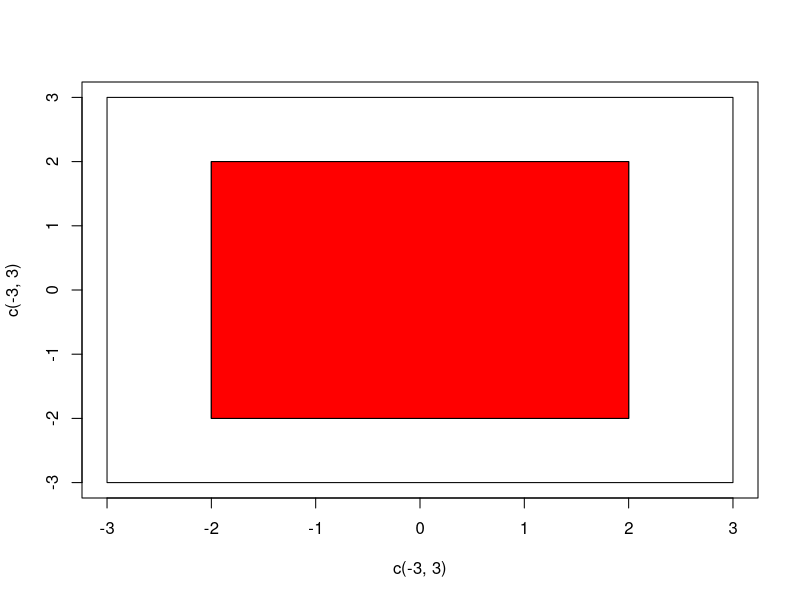

Reproduce this figure in R.
# practice 6

# Task 1
?dbinom
dbinom(3, 10, 0.5)
dbinom(x = 3, size = 10, prob = 0.5)
dbinom(4, 1, 0.5) # means to evaluate the p.m.f of the Bi(1,0.5) dixtribution of x = 4

# Task 2
# a
plot(c(-3,3), c(-3,3), type="n")
x <- 0
y <- 0
width <- 4
?rect
rect(x-width/2, y-width/2, x+width/2, y+width/2)
# b
square <- function(a,b,c){
  rect(a-c/2, b-c/2, a+c/2, b+c/2)
}
#c
square(0,0,2)
square(0,0,4)
square(0,0,6)
#d
square <- function(a,b,c,...){
  rect(a-c/2, b-c/2, a+c/2, b+c/2,...)
}
square(0,0,4,col='red')

# Task 3
#a
binomial.coefficient <- function(n, k){
  c <- factorial(n)/(factorial(k) * factorial(n - k))
  return(c)
}
binomial.coefficient(6,3)
#b
binary.entropy <- function(p){
  H <- -p * log(p) - (1 - p) * log(1-p)
  return(H)
}
binary.entropy(0.1)
#c
approx.lbincoef <- function(n, k){
  A <- n * binary.entropy(k/n)
  return(A)
}
approx.lbincoef(2,1)
#d
approx.lbincoef(9000,4000)

# Task 4
#a
qudratic <- function(a,b,c){
  delta <- b ^ 2 - 2 * a * c
  if (delta <0 )
    return(NA)
  else
    if(delta == 0)
      return(-b/(2*a))
    else
      return(c(-(b + sqrt(delta))/(2*a), -(b - sqrt(delta))/(2*a)))
}
qudratic(1,1,1)
#b
qudratic <- function(a,b,c){
  if (a == 0 && b == 0){
    return(NA)
  }else{
    if(a == 0){
      return(-c/b)
    }else{
      delta <- b ^ 2 - 2 * a * c
  if (delta <0 )
    return(vector())
  else
    if(delta == 0)
      return(-b/(2*a))
  else
    return(c(-(b + sqrt(delta))/(2*a), -(b - sqrt(delta))/(2*a)))
    }
  }
}

# Task 5

#confidence interval
n <- 30
theta <- 0.6
alpha <-  0.05
sd.theta <- sqrt(theta * (1 - theta) / n)
ci <- theta + c(-1, 1) * qnorm(1 - alpha / 2) * sd.theta
names(ci) <- c("lower", "upper")
ci
#a
ci.proportion.direct <- function(n, theta, alpha){
  sd.theta <- sqrt(theta * (1 - theta) / n)
  ci <- theta + c(-1, 1) * qnorm(1 - alpha / 2) * sd.theta
  names(ci) <- c("lower", "upper")
  return(ci)
}
ci.proportion.direct(50,0.7,0.05)
#b
ci.proportion.direct <- function(n, theta, alpha = 0.05){
  sd.theta <- sqrt(theta * (1 - theta) / n)
  ci <- theta + c(-1, 1) * qnorm(1 - alpha / 2) * sd.theta
  names(ci) <- c("lower", "upper")
  return(ci)
}
ci.proportion.direct(50,0.7)
#c
ci.proportion.direct <- function(n, theta = 0.5, alpha = 0.05, x = 0){
  if(x != 0)
    theta <- x / n
  sd.theta <- sqrt(theta * (1 - theta) / n)
  ci <- theta + c(-1, 1) * qnorm(1 - alpha / 2) * sd.theta
  names(ci) <- c("lower", "upper")
  return(ci)
}
ci.proportion.direct(20,x = 10)
ci.proportion.direct(20,theta = 0.5)
#d
ci.proportion.direct <- function(n, theta = 0.5, alpha = 0.05, x = 0){
  if(x != 0)
    theta <- x / n
  sd.theta <- sqrt(theta * (1 - theta) / n)
  ci <- theta + c(-1, 1) * qnorm(1 - alpha / 2) * sd.theta
  for(i in 1:2){
    if(ci[i] < 0)
      ci[i] <- 0
    if(ci[i] > 1)
      ci[i] <- 1
  }
  names(ci) <- c("lower", "upper")
  return(ci)
}
ci.proportion.direct(100,x = 99)

#Task 6










